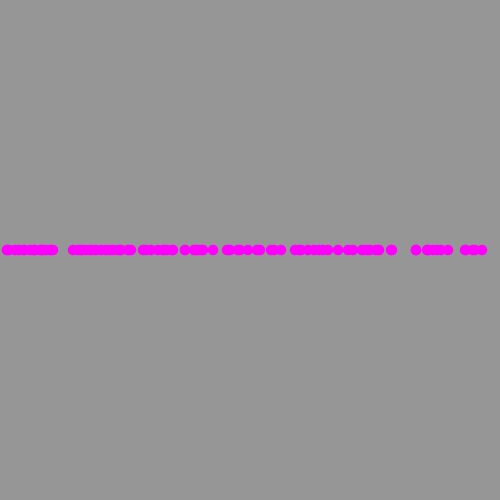
Frame 1 (no input)
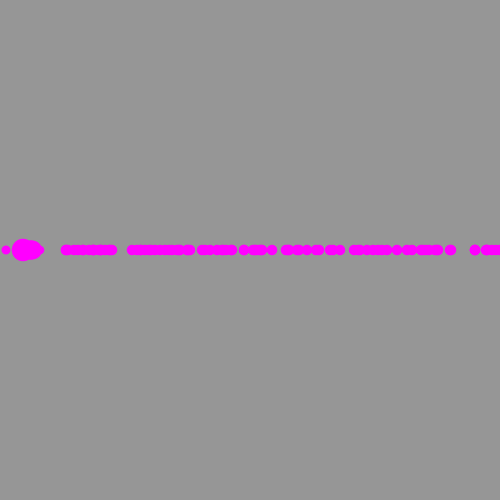
Frame 60 (the mouse pressed at the canvas centre just before this capture)
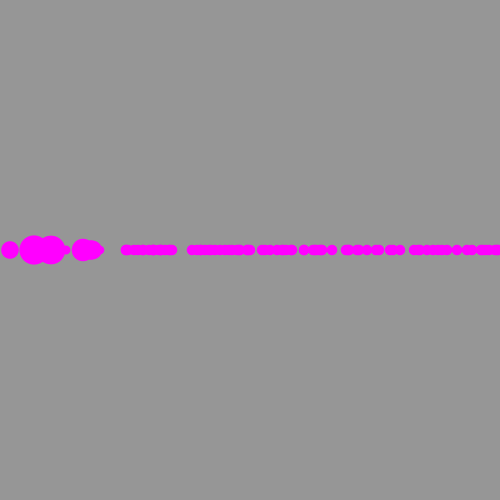
Frame 120 (the mouse held since frame 60 and released just before this capture)

The Processing sketch that drew these frames (run headless with seeded random() and noise(); from frame 60 on, the mouse is pressed at the canvas centre):

// Processing sketch: palys11e00
// ── palys11e00.pde
//Variables globales
Objeto[] o = new Objeto[100];
//Funciones de sistema
void setup() {
  size(500, 500);
  //Inicializzación de
  //variables globales
  for (int i = 0; i < o.length; i++) {
    o[i] = new Objeto((int)random(0, width));
  }
}

void draw() {
  background(150);
  //uso de variables
  for (int i = 0; i < o.length; i++) {
    o[i].display();
    o[i].mover();
    o[i].borde();
  }
}
// ── Bolita.pde
class Objeto {
  //Variables globales
  int x;
  float y;
  color c;
  boolean b;
  
  //Constructor
  Objeto (int x) {
    //Inicialización de
    //variables globales
    this.x = x;
    y = 10.5;
    c = color(255, 0, 255);
    b = true;
  }
  
  //Muestra una elipse sin borde, de color magenta
  void display () {
    noStroke();
    fill(c);
    ellipse(x, 250, y, y);
  }
  
  //Mover a través del canvas
  void mover() {
    x++;
  }
  
  //Si llega al ancho, parte de cero y con un nuevo tamaño
  void borde() {
   if (x > width) {
     x = 0;
     y = random (5, 30);
   }
  }
}
